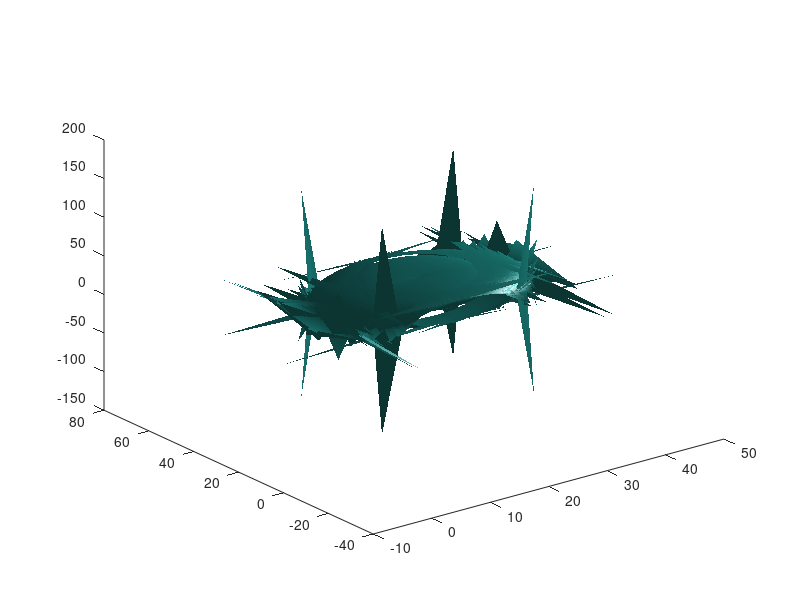

Recreate this plot in MATLAB. (Note: this script raises an error after producing the figure.)
clear;
clc;

L = 2.5;
N = 40;
M = [0:(N/2) (-N/2):(-1)]';
clf;

kx = 2*pi*M/L;
[Kx,Ky,Kz] = meshgrid(kx,kx,kx);

x = -L/2:L/N:L/2;
[X,Y,Z] = meshgrid(x,x,x);

Phi = 2-(2*X.^2 + Y.^2 + Z.^2 -1).^3 + 0.2*X.^2.*Z.^3 + Y.^2.*Z.^3;
Phihat = fftn(Phi);
gam=0.01*(-Kx.^2-Ky.^2-Kz.^2);

t1 = 0:0.05:1;
t1 = [t1 fliplr(t1) t1 fliplr(t1) t1 fliplr(t1) t1 fliplr(t1) t1 fliplr(t1)];

for t = 1:length(t1);
    Phi = ifftn(Phihat.*exp(gam*t1(t)));
    isosurface(Phi,2);
    lighting phong;
    colormap([1 0 0]);
    axis([0 N+N/4 0 N+N/4 0 N+N/4]);
    view(-63,12);
    box on;
    grid on
    drawnow;
    clf
end

isosurface(Phi,2);
lighting phong;
colormap([1 0 0]);
axis([0 N+N/4 0 N+N/4 0 N+N/4]);
view(-63,12);
box on;
grid on
drawnow;